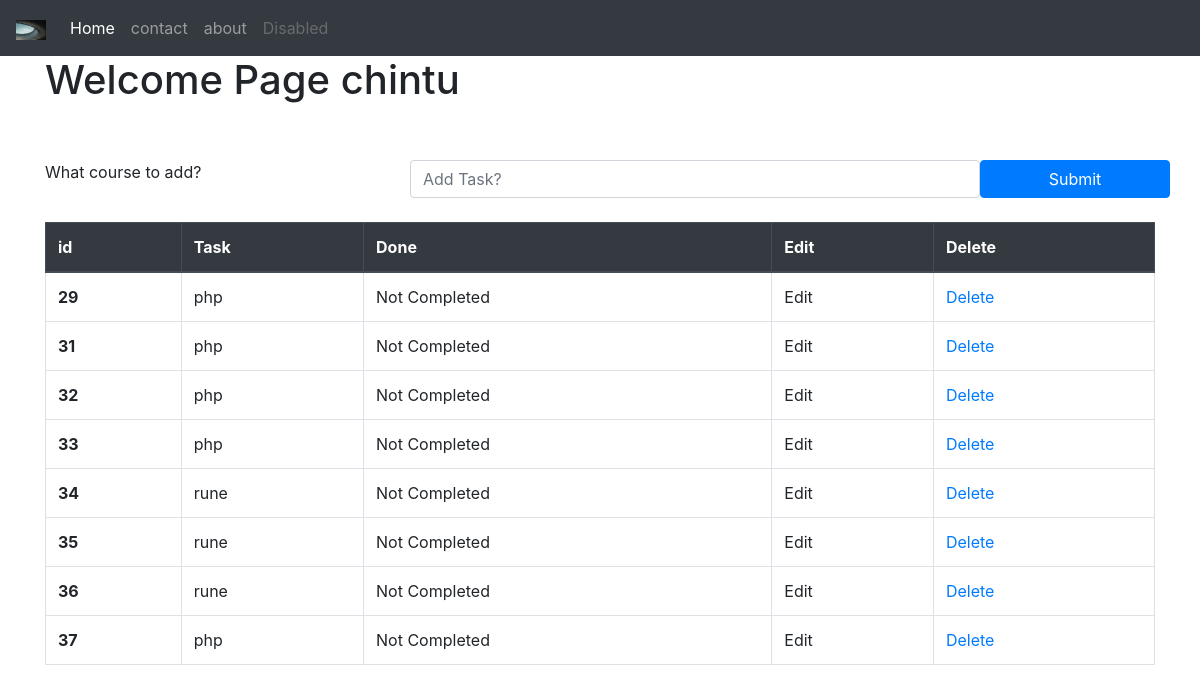
Screenshot of /task/home with the database file from the repository.
### tolist_app/models.py (models this page shows)
class Tasklist(models.Model):
    task = models.CharField(max_length=300)
    done = models.BooleanField(default=False)
    '''def __str__(self):
        return self.task +" " + str(self.done)'''
    def __str__(self):
        return self.task + "with value"+ str(self.done)

### tolist_app/views.py (the view, shortened to what this page needs)
# urls.py: path('home',views.chintulist,name='home_page'),
def chintulist(request):
    if request.method == "POST":
        form = TaskForm(request.POST or None)
        if form.is_valid():
            print('Form is validate')
        data = request.POST.copy()
        query= data.get('task')
        blog= Tasklist.objects.all()
        blog = blog.filter(
            Q(task__icontains=query) |
            Q(done__icontains=query)
            )
        context = {
             "tasks_overall": blog,
        }
        print(f"Found data is {context}")
        print(f"type of context is {type(context)}")
        return render(request,'html/home.html',context)
    else:
        all_tasks_you_posted = Tasklist.objects.all()
        print(f"all_tasks_found is {all_tasks_you_posted}")
        print(f"type is {type(all_tasks_you_posted)}")
        print('chintu ana')
        print(all_tasks_you_posted)
        chintulist_welcome_dict['tasks_overall']=all_tasks_you_posted
        return render(request,'html/home.html',chintulist_welcome_dict)

### tolist_app/templates/html/home.html (shortened to what this page needs)
{% extends 'base.html' %}
{%block content %}
<div class="container">
  <h1>{{welcome_texting}}</h1>
  <form method="POST" class="row">
      <label class="col-lg-4">What course to add?</label>
      <input type="text" name="task" class="form-control col-lg-6"  placeholder="Add Task?">
    <button type="submit" class="btn btn-primary col-lg-2">Submit</button>
  </form>
  <table class="table table-bordered">
    <thead class="thead-dark">
      <tr>
        <th scope="col">id</th>
        <th scope="col">Task</th>
        <th scope="col">Done</th>
        <th scope="col">Edit</th>
        <th scope="col">Delete</th>
      </tr>
    </thead>
    <tbody>
  {% if tasks_overall %}
  {% for oj in tasks_overall %}
  {% if oj.done %}
  <tr class="table-success">
    <th scope="row">{{ oj.id }}</th>
    <td>{{ oj.task }}</td>
    <td>Completed</td>
    <td>Edit</td>
    <td><a href="{% url 'deletetaskid' oj.id %}">Delete</a></td>
  </tr>
  {% else %}
  <tr>
    <th scope="row">{{ oj.id }}</th>
    <td>{{ oj.task }}</td>
    <td>Not Completed</td>
    <td>Edit</td>
    <td><a href="{% url 'deletetaskid' oj.id %}">Delete</a></td>
  </tr>
{% endif %}
  {% endfor %}
{% endif %}
</tbody>
</table>
</div>
{% endblock %}

### templates/base.html (shortened to what this page needs)
{% load static %}
<!doctype html>
<html lang="en">
  <head>
    <link rel="stylesheet" href="https://stackpath.bootstrapcdn.com/bootstrap/4.5.0/css/bootstrap.min.css">
  </head>
  <nav class="navbar navbar-expand-lg navbar-dark bg-dark">
    <a class="navbar-brand" href="{% url 'home_page' %}"><img src="{% static 'images/myimage.jpg' %}" width="30" height="20" alt="taskmate"></a>
    <div class="collapse navbar-collapse" id="navbarNavAltMarkup">
      <div class="navbar-nav">
        <a class="nav-item nav-link active" href="{% url 'home_page' %}">Home <span class="sr-only">(current)</span></a>
        <a class="nav-item nav-link" href="{% url 'contact_page' %}">contact</a>
        <a class="nav-item nav-link" href="{% url 'about_page' %}">about</a>
        <a class="nav-item nav-link disabled" href="#" tabindex="-1" aria-disabled="true">Disabled</a>
      </div>
    </div>
  </nav>
  <body>
    {% block content %}
    {% endblock content %}
  </body>
</html>

### rows the page displays
Tasklist: id "29", task "php"
Tasklist: id "31", task "php"
Tasklist: id "32", task "php"
Tasklist: id "33", task "php"
Tasklist: id "34", task "rune"
Tasklist: id "35", task "rune"
Tasklist: id "36", task "rune"
Tasklist: id "37", task "php"

### other values shown
{{ welcome_texting }} "Welcome Page chintu"
